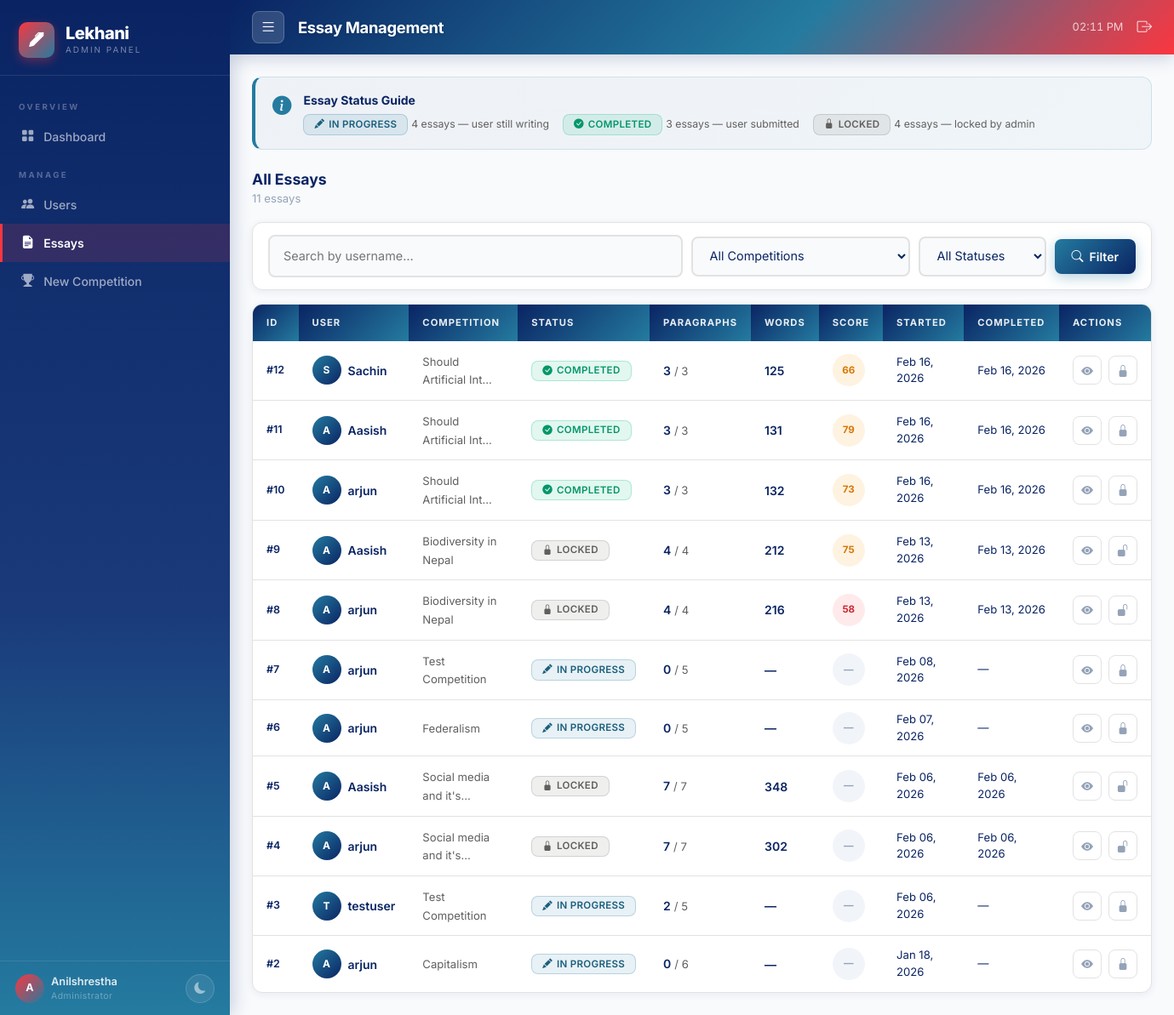
The page /custom-admin/essays/ (signed in) on the database its author committed.
### competition/models.py (models this page shows, shortened)
class Essay(models.Model):
    STATUS_CHOICES = [
        ('in_progress', 'In Progress'),
        ('completed', 'Completed'),
        ('locked', 'Locked'),
    ]
    user = models.ForeignKey(User, on_delete=models.CASCADE, related_name='essays')
    competition = models.ForeignKey(Competition, on_delete=models.CASCADE, related_name='essays')
    status = models.CharField(max_length=15, choices=STATUS_CHOICES, default='in_progress')
    started_at = models.DateTimeField(auto_now_add=True)
    completed_at = models.DateTimeField(null=True, blank=True)
    word_count = models.PositiveIntegerField(default=0)
    grammar_errors = models.PositiveIntegerField(default=0)
    spelling_errors = models.PositiveIntegerField(default=0)
    grammar_score = models.PositiveIntegerField(default=100)
    final_score = models.FloatField(default=0)   # ⭐ NEW FIELD
    class Meta:
        ordering = ['-started_at']
        unique_together = ['user', 'competition']
        verbose_name = 'Essay'
        verbose_name_plural = 'Essays'

class Competition(models.Model):
    title = models.CharField(max_length=200)
    description = models.TextField()
    start_date = models.DateTimeField()
    end_date = models.DateTimeField()
    max_paragraphs = models.PositiveIntegerField()
    created_at = models.DateTimeField(auto_now_add=True)
    updated_at = models.DateTimeField(auto_now=True)
    class Meta:
        ordering = ['-start_date']
        verbose_name = 'Competition'
        verbose_name_plural = 'Competitions'

### custom_admin/views.py (the view)
# urls.py: path('essays/',                views.essays,             name='essays'),
@login_required
@admin_required
def essays(request):
    qs = (
        Essay.objects
        .select_related('user', 'competition')
        .prefetch_related('paragraphs')   # related_name='paragraphs'
        .order_by('-started_at')          # Essay.started_at field
    )
    q           = request.GET.get('q', '').strip()
    status      = request.GET.get('status', '').strip()
    comp_filter = request.GET.get('competition', '').strip()
    if q:
        qs = qs.filter(user__username__icontains=q)
    if status in ('in_progress', 'completed', 'locked'):
        qs = qs.filter(status=status)
    if comp_filter.isdigit():
        qs = qs.filter(competition__pk=int(comp_filter))
    paginator   = Paginator(qs, 20)
    essays_page = paginator.get_page(request.GET.get('page', 1))
    competitions = Competition.objects.order_by('title')
    summary = {
        'in_progress': Essay.objects.filter(status='in_progress').count(),
        'completed':   Essay.objects.filter(status='completed').count(),
        'locked':      Essay.objects.filter(status='locked').count(),
    }
    return render(request, 'custom_admin/essays.html', {
        'essays':        essays_page,
        'competitions':  competitions,
        'search_query':  q,
        'status_filter': status,
        'comp_filter':   comp_filter,
        'total_count':   paginator.count,
        'summary':       summary,
    })

### custom_admin/templates/custom_admin/essays.html (shortened to what this page needs)
{% extends "custom_admin/base.html" %}
{% block page_title %}Essay Management{% endblock %}
{% block active_essays %}active{% endblock %}
{% block content %}
<div class="info-box mb-4">
  <div class="info-box-icon"><i class="bi bi-info-circle-fill"></i></div>
  <div>
    <strong style="color:var(--ink);display:block;margin-bottom:6px;">Essay Status Guide</strong>
    <div class="d-flex flex-wrap gap-3">
      <span><span class="badge badge-progress"><i class="bi bi-pencil-fill"></i> In Progress</span> <small>{{ summary.in_progress }} essays — user still writing</small></span>
      <span><span class="badge badge-completed"><i class="bi bi-check-circle-fill"></i> Completed</span> <small>{{ summary.completed }} essays — user submitted</small></span>
      <span><span class="badge badge-locked"><i class="bi bi-lock-fill"></i> Locked</span> <small>{{ summary.locked }} essays — locked by admin</small></span>
    </div>
  </div>
</div>
<div class="page-header">
  <div>
    <h2 class="section-title">All Essays</h2>
    <p class="page-subtitle">
      {{ total_count }} essay{{ total_count|pluralize }}
    </p>
  </div>
</div>
<form method="get" id="filterForm">
  <div class="filter-bar">
    <div class="flex-grow-1" style="min-width:180px;">
      <input type="text" name="q" class="ca-input" placeholder="Search by username…" value="{{ search_query }}"/>
    </div>
    <div style="min-width:180px;">
      <select name="competition" class="ca-select" onchange="document.getElementById('filterForm').submit()">
        <option value="">All Competitions</option>
      </select>
    </div>
    <div style="min-width:150px;">
      <select name="status" class="ca-select" onchange="document.getElementById('filterForm').submit()">
        <option value="">All Statuses</option>
      </select>
    </div>
    <button type="submit" class="btn-navy"><i class="bi bi-search"></i> Filter</button>
  </div>
</form>
<div class="ca-table-wrap">
  <table class="ca-table">
    <thead>
      <tr>
        <th>ID</th>
        <th>User</th>
        <th>Competition</th>
        <th>Status</th>
        <th>Paragraphs</th>
        <th>Words</th>
        <th>Score</th>
        <th>Started</th>
        <th>Completed</th>
        <th>Actions</th>
      </tr>
    </thead>
    <tbody>
      {% for essay in essays %}
      <tr id="essay-row-{{ essay.pk }}">
        <td class="row-num">#{{ essay.pk }}</td>
        <td>
          <div class="d-flex align-items-center gap-2">
            <div class="avatar">{{ essay.user.username|first|upper }}</div>
            <span class="fw-600" style="font-size:.875rem;">{{ essay.user.username }}</span>
          </div>
        </td>
        <td style="max-width:150px;">
          <span class="text-muted-sm" title="{{ essay.competition.title }}">{{ essay.competition.title|truncatechars:22 }}</span>
        </td>
        <td>
          <span class="badge {% if essay.status == 'in_progress' %}badge-progress{% elif essay.status == 'completed' %}badge-completed{% else %}badge-locked{% endif %}"
                id="status-badge-{{ essay.pk }}">
            {% if essay.status == 'in_progress' %}<i class="bi bi-pencil-fill"></i> In Progress
            {% elif essay.status == 'completed' %}<i class="bi bi-check-circle-fill"></i> Completed
            {% else %}<i class="bi bi-lock-fill"></i> Locked{% endif %}
          </span>
        </td>
        <td>
          <span class="fw-600" style="font-size:.875rem;">{{ essay.paragraphs.count }}</span>
          <span class="text-muted-sm"> / {{ essay.competition.max_paragraphs }}</span>
        </td>
        <td class="fw-600" style="font-size:.875rem;">{{ essay.word_count|default:"—" }}</td>
        <td>
          {% if essay.final_score %}
          {% with s=essay.final_score %}
          <div class="score-circle {% if s >= 80 %}score-high{% elif s >= 60 %}score-mid{% else %}score-low{% endif %}">
            {{ s|floatformat:0 }}
          </div>
          {% endwith %}
          {% else %}
          <div class="score-circle score-none">—</div>
          {% endif %}
        </td>
        <td class="text-muted-sm">{{ essay.started_at|date:"M d, Y" }}</td>
        <td class="text-muted-sm">
          {% if essay.completed_at %}{{ essay.completed_at|date:"M d, Y" }}
          {% else %}<span style="font-style:italic;">—</span>{% endif %}
        </td>
        <td>
          <div class="d-flex gap-2">
            <button class="btn-icon view-essay-btn"
                    data-essay-id="{{ essay.pk }}"
                    data-url="{% url 'custom_admin:essay_detail' essay.pk %}"
                    title="View Essay">
              <i class="bi bi-eye-fill"></i>
            </button>
            {% if essay.status == 'locked' %}
            <button class="btn-icon btn-unlock lock-btn"
                    id="lock-btn-{{ essay.pk }}"
                    data-essay-id="{{ essay.pk }}"
                    data-action="unlock"
                    data-url="{% url 'custom_admin:essay_action' %}"
                    title="Unlock Essay">
              <i class="bi bi-unlock-fill"></i>
            </button>
            {% else %}
            <button class="btn-icon btn-lock lock-btn"
                    id="lock-btn-{{ essay.pk }}"
                    data-essay-id="{{ essay.pk }}"
                    data-action="lock"
                    data-url="{% url 'custom_admin:essay_action' %}"
                    title="Lock Essay">
              <i class="bi bi-lock-fill"></i>
            </button>
            {% endif %}
          </div>
        </td>
      </tr>
      {% endfor %}
    </tbody>
  </table>
</div>
{% endblock %}

### custom_admin/templates/custom_admin/base.html (shortened to what this page needs)
<!DOCTYPE html>
<html lang="en" data-theme="light">
<head>
  <link href="https://cdn.jsdelivr.net/npm/bootstrap@5.3.2/dist/css/bootstrap.min.css" rel="stylesheet"/>
  <link href="https://cdn.jsdelivr.net/npm/bootstrap-icons@1.11.3/font/bootstrap-icons.min.css" rel="stylesheet"/>
  {% load static %}
  <link rel="stylesheet" href="{% static 'custom_admin/css/admin.css' %}"/>
</head>
<body>
<aside id="sidebar">
  <div class="sidebar-brand">
    <span class="brand-icon"><i class="bi bi-pen-fill"></i></span>
    <div>
      <div class="brand-name">Lekhani</div>
      <div class="brand-sub">Admin Panel</div>
    </div>
  </div>
  <nav class="sidebar-nav">
    <div class="nav-section-label">Overview</div>
    <a href="{% url 'custom_admin:dashboard' %}" class="nav-item {% block active_dashboard %}{% endblock %}">
      <i class="bi bi-grid-fill"></i><span>Dashboard</span>
    </a>
    <div class="nav-section-label">Manage</div>
    <a href="{% url 'custom_admin:users' %}" class="nav-item {% block active_users %}{% endblock %}">
      <i class="bi bi-people-fill"></i><span>Users</span>
    </a>
    <a href="{% url 'custom_admin:essays' %}" class="nav-item {% block active_essays %}{% endblock %}">
      <i class="bi bi-file-earmark-text-fill"></i><span>Essays</span>
    </a>
    <a href="{% url 'custom_admin:create_competition' %}" class="nav-item {% block active_competitions %}{% endblock %}">
      <i class="bi bi-trophy-fill"></i><span>New Competition</span>
    </a>
  </nav>
  <div class="sidebar-footer">
    <div class="d-flex align-items-center gap-2 min-w-0">
      <div class="user-avatar">{{ request.user.username|first|upper }}</div>
      <div class="min-w-0">
        <div class="user-name">{{ request.user.username }}</div>
        <div class="user-role">Administrator</div>
      </div>
    </div>
    <button class="theme-btn" id="themeToggle" title="Toggle dark mode">
      <i class="bi bi-moon-fill" id="themeIcon"></i>
    </button>
  </div>
</aside>
<div id="main-wrap">
  <header id="topbar">
    <div class="d-flex align-items-center gap-3">
      <button id="sidebarToggle" class="sidebar-toggle-btn">
        <i class="bi bi-list"></i>
      </button>
      <h1 class="topbar-title">{% block page_title %}Dashboard{% endblock %}</h1>
    </div>
    <div class="d-flex align-items-center gap-3">
      <span class="topbar-time" id="liveClock"></span>
      <a href="{% url 'logout' %}" class="topbar-logout" title="Logout">
        <i class="bi bi-box-arrow-right"></i>
      </a>
    </div>
  </header>
  <main id="content">
    {% block content %}{% endblock %}
  </main>
</div>
{% load static %}
</body>
</html>

### rows shown on the page
Essay: pk "12", user.username|first "S", user.username "Sachin", competition "Should Artificial Int…", status "completed" (drawn), paragraphs.count "3", competition.max_paragraphs "3", word_count "125", final_score "66", started_at "Feb 16, 2026", completed_at "Feb 16, 2026"
Essay: pk "11", user.username|first "A", user.username "Aasish", competition "Should Artificial Int…", status "completed" (drawn), paragraphs.count "3", competition.max_paragraphs "3", word_count "131", final_score "79", started_at "Feb 16, 2026", completed_at "Feb 16, 2026"
Essay: pk "10", user.username|first "A", user.username "arjun", competition "Should Artificial Int…", status "completed" (drawn), paragraphs.count "3", competition.max_paragraphs "3", word_count "132", final_score "73", started_at "Feb 16, 2026", completed_at "Feb 16, 2026"
Essay: pk "9", user.username|first "A", user.username "Aasish", competition "Biodiversity in Nepal", status "locked" (drawn), paragraphs.count "4", competition.max_paragraphs "4", word_count "212", final_score "75", started_at "Feb 13, 2026", completed_at "Feb 13, 2026"
Essay: pk "8", user.username|first "A", user.username "arjun", competition "Biodiversity in Nepal", status "locked" (drawn), paragraphs.count "4", competition.max_paragraphs "4", word_count "216", final_score "58", started_at "Feb 13, 2026", completed_at "Feb 13, 2026"
Essay: pk "7", user.username|first "A", user.username "arjun", competition "Test Competition", status "in_progress" (drawn), paragraphs.count "0", competition.max_paragraphs "5", word_count "—", started_at "Feb 08, 2026"
Essay: pk "6", user.username|first "A", user.username "arjun", competition "Federalism", status "in_progress" (drawn), paragraphs.count "0", competition.max_paragraphs "5", word_count "—", started_at "Feb 07, 2026"
Essay: pk "5", user.username|first "A", user.username "Aasish", competition "Social media and it's…", status "locked" (drawn), paragraphs.count "7", competition.max_paragraphs "7", word_count "348", started_at "Feb 06, 2026", completed_at "Feb 06, 2026"
Essay: pk "4", user.username|first "A", user.username "arjun", competition "Social media and it's…", status "locked" (drawn), paragraphs.count "7", competition.max_paragraphs "7", word_count "302", started_at "Feb 06, 2026", completed_at "Feb 06, 2026"
Essay: pk "3", user.username|first "T", user.username "testuser", competition "Test Competition", status "in_progress" (drawn), paragraphs.count "2", competition.max_paragraphs "5", word_count "—", started_at "Feb 06, 2026"
Essay: pk "2", user.username|first "A", user.username "arjun", competition "Capitalism", status "in_progress" (drawn), paragraphs.count "0", competition.max_paragraphs "6", word_count "—", started_at "Jan 18, 2026"

### other values the page prints
{{ request.user.username|first|upper }} "A"
{{ request.user.username }} "Anilshrestha"
{{ summary.in_progress }} "4"
{{ summary.completed }} "3"
{{ summary.locked }} "4"
{{ total_count }} "11"
